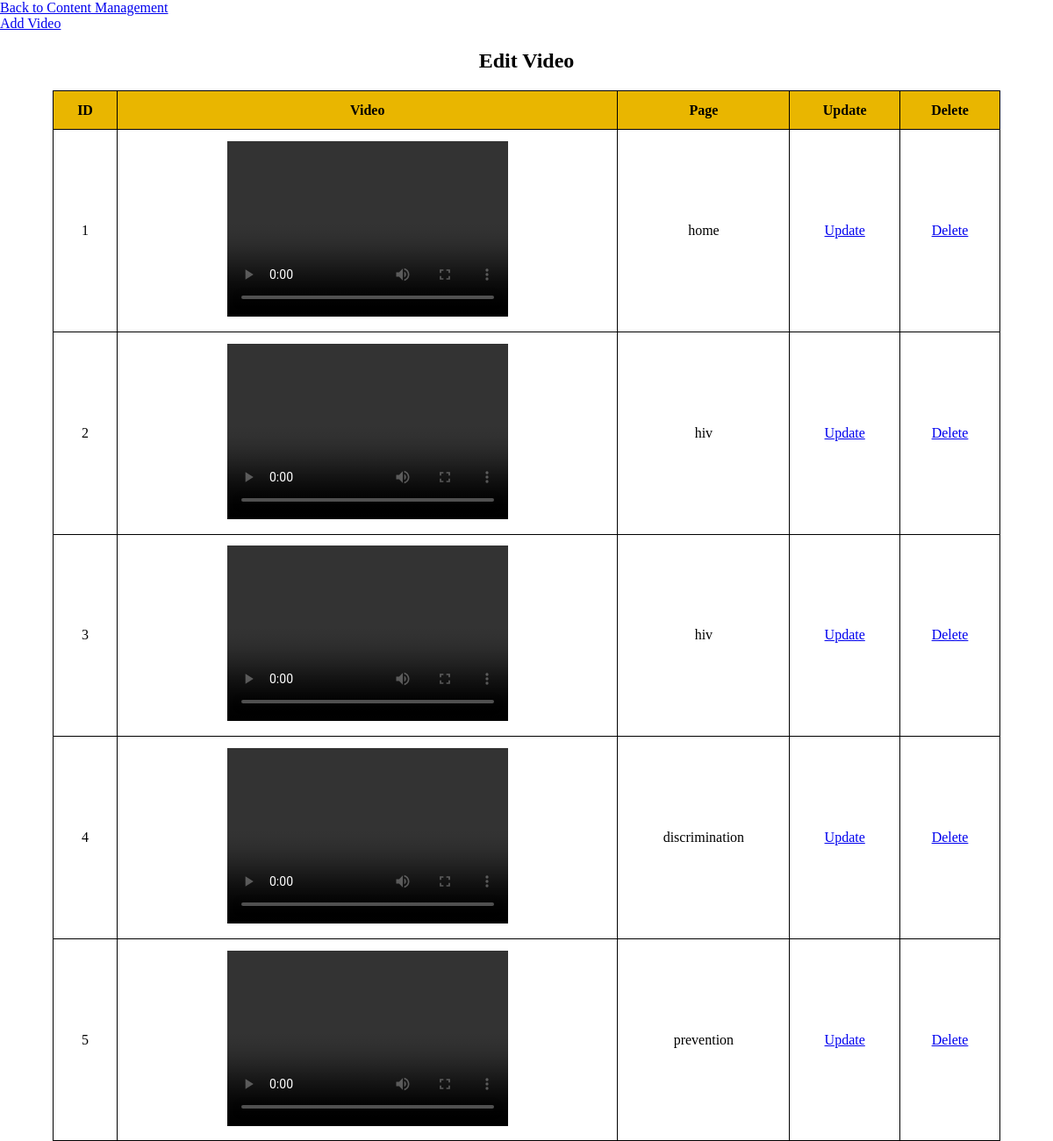
Screenshot of /admin/admin_content_video.php (signed in) with the database file from the repository.
### tables this page shows
CREATE TABLE `tbl_video_category` (
  `id_video` int(11) NOT NULL,
  `video_id` int(11) NOT NULL,
  `category_id` int(11) NOT NULL
);

CREATE TABLE `tbl_video` (
  `video_id` int(11) NOT NULL,
  `video_source` varchar(250) NOT NULL
);

CREATE TABLE `tbl_category` (
  `category_id` int(11) NOT NULL,
  `category_name` varchar(50) NOT NULL
);

### admin/script/read.php (called while the page is built, shortened)
<?php
function getAllbyCategory($args){
    $pdo = Database::getInstance()->getConnection();
    $detailQuery = 'SELECT * FROM '.$args['tbl'].' AS t, '.$args['tbl2'].' AS t2, '.$args['tbl3']. ' AS t3 ';
    $detailQuery .= ' WHERE t.'.$args['col'].' = t3.'.$args['col'];
    $detailQuery .= ' AND t2.'.$args['col2'].' = t3.'.$args['col2'];
    $results = $pdo->query($detailQuery);
    if($results){
        return $results;
    }else{
        return ' There was some problems';
    }
}

### admin/admin_content_video.php (the view, shortened to what this page needs)
<?php
$args = array(
    'tbl'=>'tbl_video',
    'tbl2'=>'tbl_category',
    'tbl3'=>'tbl_video_category',
    'col'=>'video_id',
    'col2'=>'category_id',
);
$getVideo = getAllbyCategory($args);
?>
<!DOCTYPE html>
<html lang="en">
<head>
    <link rel="stylesheet" href="../css/main.css">
</head>
<body>
    <a href="admin_content.php"> Back to Content Management</a><br>
    <a href="admin_add_video.php">Add Video</a><br>
    <h2 style="text-align:center"> Edit Video</h2>
    <table>
    <form action="admin_content_detail.php" method="POST">
        <thead>
            <tr>
                <th>ID</th>
                <th>Video</th>
                <th>Page</th>
                <th>Update</th>
                <th>Delete</th>
            </tr>
        </thead>
        <tbody>
        <?php while($videos = $getVideo  ->fetch(PDO::FETCH_ASSOC)):?>
            <tr>
                <td><?php echo $videos['video_id'];?></td>
                <td><video src="../video/<?php echo $videos['video_source'];?> " controls width='320px' height='200px'></td>
                <td style="text-align:center"><?php echo $videos['category_name'];?></td>
                <td><a href="admin_editvideo.php?id=<?php echo $videos['video_id'];?>">Update</a></td>
                <td><a href="admin_content_video.php?id=<?php echo $videos['video_id'];?>">Delete</a></td>
            </tr>
        <?php endwhile;?>
        </tbody>
    </table>
</body>
</html>

### css/main.css (style rules this page uses)
body { width:100%;height:100%;margin:0 auto }
:root { --primary-color: #e9b600;--overlay-color: #e9b600;--menu-speed: 0.75s }
form { display:flex;flex-direction:column;width:60%;height:90%;margin:auto;position:absolute;top:0;bottom:0;left:0;right:0;overflow:auto }
table { border-collapse:collapse;width:90%;border:1px solid black;margin:0 auto }
th,td { padding:0.8em;text-align:left;border:1px solid black }
th { height:1em;text-align:left;background-color:#e9b600;color:black }
thead th { text-align:center }
td { vertical-align:center;text-align:center }

### rows the page displays
tbl_video_category: video "1", category.category_name "home"
tbl_video_category: video "2", category.category_name "hiv"
tbl_video_category: video "3", category.category_name "hiv"
tbl_video_category: video "4", category.category_name "discrimination"
tbl_video_category: video "5", category.category_name "prevention"
